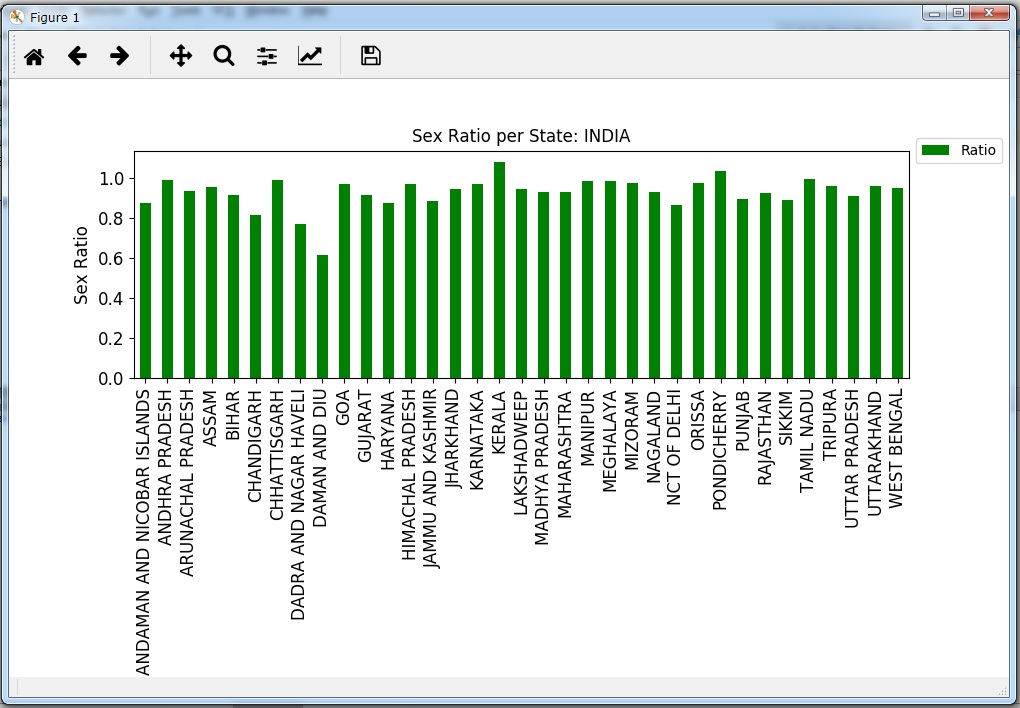

Recreate this plot in Python.
import pandas as pd
import matplotlib.pyplot as plt


# the data frame
df = pd.read_csv("all-census-data/india-districts-census-2011.csv", usecols = ['State Name', 'Male', 'Female'])

# Grouping the States data and then summing up the Male and Female Data
df_sum = df.groupby('State Name')['Male', 'Female'].sum()

# Putting in a  new column called ratio
# df_sum["Ratio"] = ""

# getting in the ratios
df_sum[['Ratio']] = df_sum[['Female']].div(df_sum.Male, axis=0)

#  New DF
final_df = df_sum.loc[:, ['Ratio']]

# One can see the df which is going to be plotted now
# print final_df

#  Plotting the above data now
ax = final_df.plot(kind='bar', color='g', title ="Sex Ratio per State: INDIA", figsize=(10, 6), fontsize=12)
ax.set_xlabel("States", fontsize=12)
ax.set_ylabel("Sex Ratio", fontsize=12)

# A Few more touch-ups
plt.legend(loc='center left', bbox_to_anchor=(1.0, 1.0))
plt.subplots_adjust(bottom=.5)
plt.show()
